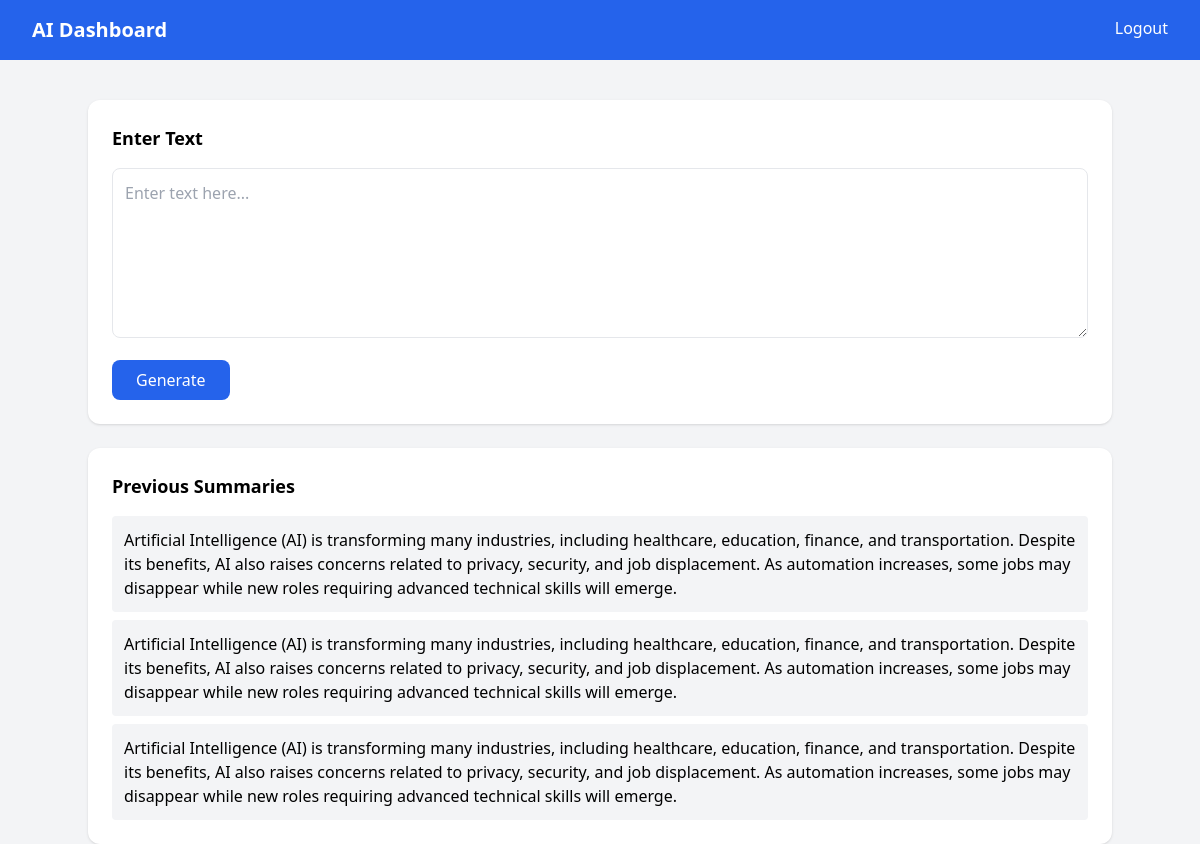
Page /dashboard (signed in) on the committed database.
### app.py (models this page shows)
class History(db.Model):
    id = db.Column(db.Integer, primary_key=True)
    user_id = db.Column(db.Integer, nullable=False)
    summary = db.Column(db.Text, nullable=False)

### app.py (the view, shortened to what this page needs)
@app.route("/dashboard", methods=["GET", "POST"])
def dashboard():
    if "user_id" not in session:
        return redirect(url_for("login"))
    summary = ""
    questions = ""
    user_history = History.query.filter_by(
        user_id=session["user_id"]
    ).all()
    return render_template(
        "dashboard.html",
        summary=summary,
        questions=questions,
        history=user_history
    )

### templates/dashboard.html (shortened to what this page needs)
<!DOCTYPE html>
<html>
<head>
<script src="https://cdn.tailwindcss.com"></script>
</head>
<body class="bg-gray-100 min-h-screen">
<nav class="bg-blue-600 text-white px-8 py-4 flex justify-between">
<h2 class="text-xl font-bold">AI Dashboard</h2>
<a href="/logout" class="hover:underline">Logout</a>
</nav>
<div class="max-w-5xl mx-auto mt-10 space-y-6">
<div class="bg-white p-6 rounded-xl shadow">
<h3 class="text-lg font-semibold mb-4">Enter Text</h3>
<form method="POST">
<textarea
name="text"
rows="6"
placeholder="Enter text here..."
required
class="w-full p-3 border rounded-lg focus:ring-2 focus:ring-blue-500"
></textarea>
<button
type="submit"
class="mt-4 bg-blue-600 text-white px-6 py-2 rounded-lg hover:bg-blue-700 transition"
>
Generate
</button>
</form>
</div>
<div class="bg-white p-6 rounded-xl shadow">
<h3 class="text-lg font-semibold mb-4">Previous Summaries</h3>
<ul class="space-y-2">
{% for item in history %}
<li class="bg-gray-100 p-3 rounded">
{{item.summary}}
</li>
{% endfor %}
</ul>
</div>
</div>
</body>
</html>

### rows in the picture
History: summary "Artificial Intelligence (AI) is transforming many industries, including healthcare, education, finance, and transportation. Despite its benefits, AI also raises concerns related to privacy, security, and job displacement. As automation increases, some jobs may disappear while new roles requiring advanced technical skills will emerge."
History: summary "Artificial Intelligence (AI) is transforming many industries, including healthcare, education, finance, and transportation. Despite its benefits, AI also raises concerns related to privacy, security, and job displacement. As automation increases, some jobs may disappear while new roles requiring advanced technical skills will emerge."
History: summary "Artificial Intelligence (AI) is transforming many industries, including healthcare, education, finance, and transportation. Despite its benefits, AI also raises concerns related to privacy, security, and job displacement. As automation increases, some jobs may disappear while new roles requiring advanced technical skills will emerge."
